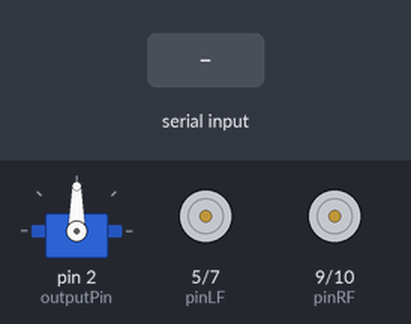
Simulated run of this sketch. Board: Arduino Uno, built with avr-gcc and run on an emulated ATmega328P. Shown: servo, motor-driver pin pairs drawn as motors (green arrow = first pin HIGH = forward, orange = second pin HIGH = backward, longer = more drive). The inputs (shaded band) are chosen by the test bench.

Above: at 1.2 s.
1.3 s: "W" received over Serial
At 2.5 s:
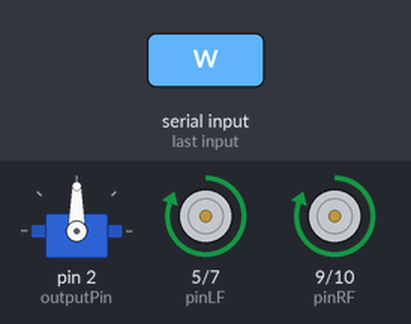
2.8 s: "S" received over Serial
At 3.7 s:
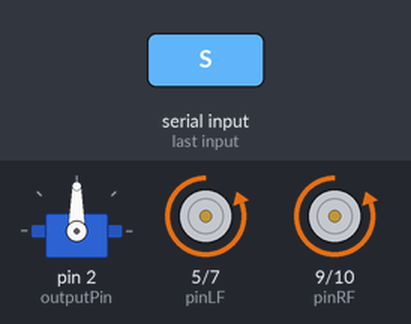
4.3 s: "D" received over Serial
At 4.8 s:
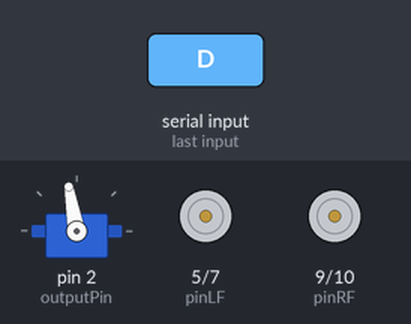
5.8 s: "W" received over Serial
At 7.0 s:
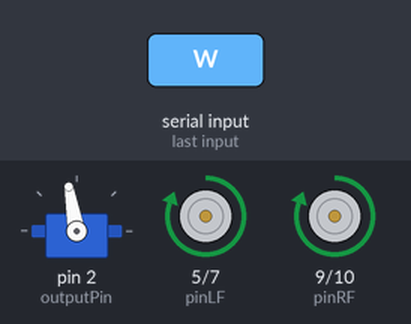
7.3 s: "A" received over Serial
At 8.3 s:
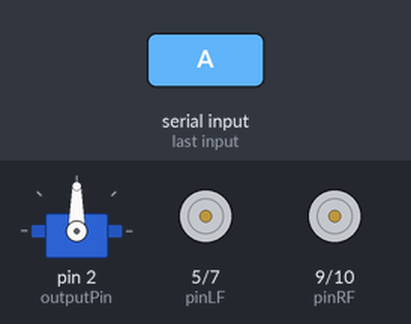
Timing chart, 0 to 9.8 s (numbered marks = the images above; inputs shaded):
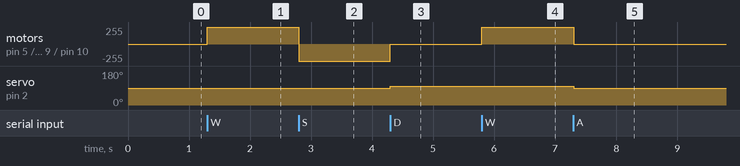

The sketch:

SecuPatrol-ArduinoCode.ino
```cpp
#include <Servo.h>

int pinLF=5;
int pinLB=7;
int pinRF=9;
int pinRB=10;
int inputPin=1;
int outputPin=2;
int frontDistance=0;
int q=0;
int w=1;
int s=2;
int a=3;
int d=4;

Servo servoX;


char val=' ';
char temp=' ';
int state=0;
int angle =90;


void setup()
 {
  Serial.begin(9600);
  pinMode(pinLB,OUTPUT);
  pinMode(pinLF,OUTPUT);
  pinMode(pinRB,OUTPUT);
  pinMode(pinRF,OUTPUT);
  pinMode(inputPin,INPUT);
  pinMode(outputPin,OUTPUT);
  servoX.attach(2);
  state = q;

 }


void forward()
    {
     digitalWrite(pinRF,HIGH);
     digitalWrite(pinRB,LOW);
     digitalWrite(pinLF,HIGH);
     digitalWrite(pinLB,LOW);
    }

void right()
    {
    if(angle < 140){
        angle = angle + 10;
      }
	 servoX.write(angle);

    }
void left()
    {
   if(angle > 40){
      angle = angle - 10;
    }
	 servoX.write(angle);
    }

void stopp()
    {
     digitalWrite(pinRB,LOW);
     digitalWrite(pinRF,LOW);
     digitalWrite(pinLB,LOW);
     digitalWrite(pinLF,LOW);
    }
void back()
 {
     digitalWrite(pinRF,LOW);
     digitalWrite(pinRB,HIGH);
     digitalWrite(pinLF,LOW);
     digitalWrite(pinLB,HIGH);
}

void loop()
 {
    if(Serial.available()){

     val = Serial.read();


       if(val == 'W'){
         state = w;
       }else if(val == 'S'){
         state = s;
       }else if(val == 'A'){
         state = a;
       }else if(val == 'D'){
         state = d;
       }else if(val == 'Q'){
         state = q;
       }
    }

    if(state == a){
      left();
      state = q;
    }else if(state == d){
      right();
      state = q;
    }else if(state == w){
      forward();
    }else if(state == s){
      back();
    }else if(state == q){
      stopp();
    }

  Serial.flush();
 }
```

Measured:
- after the input at 1.3 s, motor on pin 5 (pinLF) / pin 7 (pinLB), motor on pin 9 (pinRF) / pin 10 (pinRB): stopped → forward 255/255 at once
- after the input at 2.8 s, motor on pin 5 (pinLF) / pin 7 (pinLB), motor on pin 9 (pinRF) / pin 10 (pinRB): forward 255/255 → backward 255/255 at once
- after the input at 4.3 s, motor on pin 5 (pinLF) / pin 7 (pinLB), motor on pin 9 (pinRF) / pin 10 (pinRB): backward 255/255 → stopped at once; servo on pin 2 (outputPin): 90° → 100° at once
- after the input at 5.8 s, motor on pin 5 (pinLF) / pin 7 (pinLB), motor on pin 9 (pinRF) / pin 10 (pinRB): stopped → forward 255/255 at once
- after the input at 7.3 s, motor on pin 5 (pinLF) / pin 7 (pinLB), motor on pin 9 (pinRF) / pin 10 (pinRB): forward 255/255 → stopped at once; servo on pin 2 (outputPin): 100° → 90° at once
